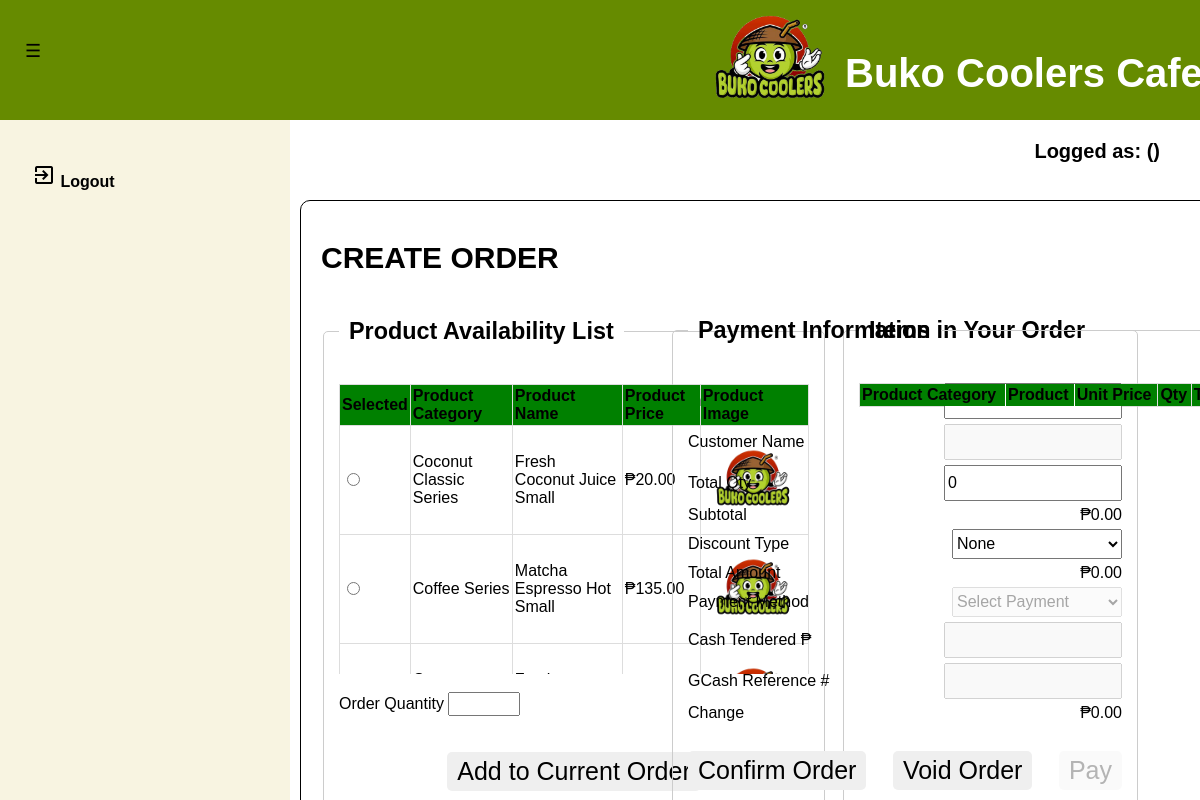
The page /order_create.php on the database its author committed.
### tables this page shows
CREATE TABLE `tbl_products_list` (
  `PK_PROD_LIST` int(11) NOT NULL,
  `PROD_CATEGORY` varchar(50) NOT NULL,
  `PROD_NAME` varchar(255) NOT NULL,
  `PROD_PRICE` decimal(10,2) NOT NULL,
  `PROD_STATUS` varchar(50) NOT NULL,
  `PROD_IMAGE` varchar(255) NOT NULL,
  `STATUS` varchar(25) NOT NULL DEFAULT 'ACTIVE',
  `PROD_TIMESTAMP` datetime NOT NULL DEFAULT current_timestamp()
);

### order_create.php (the view, shortened to what this page needs)
<?php
    include ('database_connection.php');
?>
<!DOCTYPE html>
    <head>
        <link rel="stylesheet" type="text/css" href="styles/dashboard.css">
        <link rel="stylesheet" type="text/css" href="styles/dataentry_style.css">
        <link rel="stylesheet" type="text/css" href="styles/dashboard_style.css">
        <link rel="stylesheet" type="text/css" href="styles/authentication_validation.css">
        <link rel="stylesheet" type="text/css" href="styles/index.css">
    </head>
    <body>
        <div class="main_container">
            <header>
                <div id="navleft" class="show_navleft">
                    <span class="toggle-btn" onclick="toggleNav()">&#9776;</span>
                </div>
                <div class="header-content">
                    <div class="header-left">
                        <img src="templates/designs/logo_nonbg.png" alt="Buko Coolers Logo" class="logo">
                        <h1>Buko Coolers Cafe</h1>
                    </div>
                </div>
            </header>
            <div id="sidenav" class="side_nav">
                <a href="logout_action.php" onclick="return confirm('Are you sure do you want to logout?');"><i class="material-icons">exit_to_app</i> Logout</a>
            </div>
        </div>
        <div class="form_container">
            <h1>CREATE ORDER</h1>
            <div class="user_form">
                <form class="user_data_entry" method="POST" action="">
                    <fieldset class="form_info_order2">
                        <legend><h3>Product Availability List</h3></legend>
                        <div class="form_row">
                            <br>
                            <div style="overflow-y: auto; height: 290px;">
                                <table class="prod_avail_list">
                                    <thead>
                                        <tr>
                                            <th>Selected</th>
                                            <th>Product Category</th>
                                            <th>Product Name</th>
                                            <th>Product Price</th>
                                            <th>Product Image</th>
                                        </tr>
                                    </thead>
                                    <tbody>
                                    <?php
                                        $show_available = "SELECT * FROM tbl_products_list WHERE PROD_STATUS = 'Available' AND STATUS = 'ACTIVE'";
                                        $exec_showavailable = mysqli_query($databaseconn, $show_available);
                                        while ($row = mysqli_fetch_assoc($exec_showavailable)){
                                            $ret_prodavail_cat = $row['PROD_CATEGORY'];
                                            $ret_prodavail_name = $row['PROD_NAME'];
                                            $ret_prodavail_price = $row['PROD_PRICE'];
                                            $ret_prodavail_image = $row['PROD_IMAGE'];
                                            echo "<tr>";
                                            echo "<td><input type='radio' class='itemsel' name='placeitem' value='{$row['PK_PROD_LIST']}' prod_data='{$row['PROD_NAME']}' price_data='{$row['PROD_PRICE']}'></option></td>";
                                            echo "<td>$ret_prodavail_cat</td>";
                                            echo "<td>$ret_prodavail_name</td>";
                                            echo "<td>₱$ret_prodavail_price</td>";
                                            echo "<td><img src='$ret_prodavail_image' width='100' height='100' alt='Image Error.'></td>";
                                            echo "</tr>";
                                        }
                                    ?>
                                    </tbody>
                                </table>
                            </div>
                        </div>
                        <br>
                        <div class="form_row">
                            <label for="ProdQty">Order Quantity</label>
                            <input type="number" name="order_qty" id="order_quantity" min="1" max="150" required value="<?php echo isset($_POST['order_qty']) ? $_POST['order_qty'] : ''; ?>">
                        </div>
                        <br>
                        <div class="form_buttons">
                            <button type="submit" id="itemadd_cart" name="save_ret">Add to Current Order</button>
                        </div>
                    </fieldset>
                </form>
            </div>
            <div class="order_cart">
                <fieldset class="form_info_order3">
                    <legend><h3>Items in Your Order</h3></legend>
                    <div class="form_row">
                        <div style="overflow-y: auto; width: 500px; height: 410px;">
                            <table class="order_item">
                                <thead>
                                    <tr>
                                        <th>Product Category</th>
                                        <th>Product</th>
                                        <th>Unit Price</th>
                                        <th>Qty</th>
                                        <th>Total Price</th>
                                    </tr>
                                </thead>
                                    <?php
                                        $QTY_TOTAL = 0;
                                        $SUBTOTAL = 0;
                                    ?>
                            </table>
                        </div>
                    </div>
                </fieldset>
            </div>
            <div class="pos_under">
                <fieldset class="form_info_order4">
                    <legend><h3>Payment Information</h3></legend>
                    <form method="POST" action="">
                        <div style="overflow-y: auto; height: 350px;">
                            <div class="form_row">
                                <label for="si_label">Invoice Number</label>
                            </div>
                            <div class="form_row">
                                <label for="si_label">Customer Name</label>
                                <input type="text" name="cust_name" id="customerfield" disabled>
                            </div>
                            <div class="form_row">
                                <label for="payqty">Total Qty</label>
                                <input type="text" name="total_order_qty" id="total_qty" value="<?php echo $QTY_TOTAL; ?>" readonly>
                            </div>
                            <div class="form_row">
                                <label for="paysub">Subtotal</label>
                                <span id="total_sub_display">₱<?php echo ($SUBTOTAL > 1000) ? number_format($SUBTOTAL, 2) : number_format($SUBTOTAL, 2); ?></span>
                            </div>
                            <div class="form_row">
                                <label for="paysub">Discount Type</label>
                                <select name="disc_type" id="disc_type" onchange="appdiscount()">
                                    <option value="None">None</option>
                                </select>
                            </div>
                            <div class="form_row">
                                <label for="paysub">Total Amount</label>
                                <span id="return_total_amt">₱0.00</span>
                            </div>
                            <div class="form_row">
                                <label for="paymethod">Payment Method</label>
                                <select name="payment_method" id="payment_method" required disabled>
                                    <option value="">Select Payment</option>
                                </select>
                            </div>
                            <div class="form_row">
                                <label for="paytender">Cash Tendered ₱</label>
                                <input type="number" name="tender_amount" id="paid_amount" required disabled oninput="cashchange()">
                            </div>
                            <div class="form_row">
                                <label for="gcashref">GCash Reference #</label>
                                <input type="text" name="gcash_refnum" id="ref_gcash" disabled>
                            </div>
                            <div class="form_row">
                                <label for="changetender">Change</label>
                                <span id="return_change_amount">₱0.00</span>
                            </div>
                        </div>
                        <br>
                        <div class="form_row">
                            <button type="submit" id="btnconfirm_order" name="order_confirmed">Confirm Order</button>
                            <button type="button" id="btnvoid_order" name="cancel_order">Void Order</button>
                            <button type="submit" id="btnpay_order" name="tender" disabled>Pay</button>
                        </div>
                    </form>
                </fieldset>
            </div>
        </div>
        <div class="header-right">
            <p>Logged as: <?php echo htmlspecialchars($return_username); ?> (<?php echo htmlspecialchars($return_role); ?>)</p>
    </body>
</html>

### styles/dataentry_style.css (style rules this page uses)
.form_container { position: fixed; top: 200px; left: 300px; padding: 20px; width: 80%; max-height: 650px; border: 1px solid #000; border-radius: 10px; }
.form_container h1 { text-align: left; font-size: 30px; font-weight: bold; margin-bottom: 20px; }
.form_container fieldset { border: 1px solid #ccc; border-radius: 5px; padding: 15px; margin-bottom: 20px; }
.form_container legend, .form_container_cat legend, .form_container_archive legend { font-weight: bold; padding: 0 10px; font-size: 20px; }
table, th, td { border:1px solid black; }
.form_buttons { display: flex; justify-content: flex-end; gap: 10px; }
.reset_btn, .confirm_deact, .return_prev, .take_action, .itemremove_cart, #itemadd_cart, #btnconfirm_order, #btnvoid_order, #btnpay_order { padding: 5px 10px; border: none; border-radius: 5px; font-size: 25px; cursor: pointer; }
.form_info_order2 { position: static; width: 470px; height: 500px; }
.form_info_order2 .form_row { position: relative; bottom: 18px; font-size: 16px; }
.form_info_order2 .form_row input { font-size: 16px; }
.form_info_order3 { position: absolute; width: 470px; left: 540px; top: 93px; height: 500px; }
.form_info_order3 table { text-align: center; }
.form_info_order3 .form_row { font-size: 16px; }
.pos_under { position: fixed; width: 470px; right: 60px; top: 294px; }
.pos_under input, .pos_under select { width: 170px; height: 30px; font-size: 16px; }
.form_info_order4 { height: 500px; }
.form_info_order4 .form_row { display: flex; justify-content: space-between; align-items: center; margin-bottom: 5px; font-size: 16px; }
.prod_avail_list { width: 100%; border-collapse: collapse; }
.order_item { width: 480px; border-collapse: collapse; }
.prod_avail_list thead th, .order_item thead th { position: sticky; top: 0; background-color: green; z-index: 3; border: 1px solid #ddd; }
.prod_avail_list th, .prod_avail_list td, .order_item th, .order_item td { border: 1px solid #ddd; padding: 2px; text-align: left; }

### styles/dashboard_style.css (style rules this page uses)
body, html { overflow-y: auto; overflow-x: hidden; margin: 0; padding: 0; font-family: Arial, sans-serif; background-color: white; height: 100%; }
header { justify-content: space-between; align-items: flex-start; background-color: #668b00; padding: 10px; color: white; height: 100px; width: 100%; }
.header-content { display: flex; justify-content: space-between; align-items: center; }
.header-left { display: flex; align-items: center; }
.header-left .logo { width: 150px; height: auto; margin-top: -60px; margin-left: 685px; margin-right: 0px; }
.header-left h1 { color: white; font-size: 40px; margin-top: 0px; }
.header-right { position: fixed; top: 120px; right: 40px; font-size: 20px; color: black; font-weight: bold; }
.side_nav { height: calc(100vh - 120px); width: 290px; position: fixed; top: 120px; left: 0; background-color: #F8F4E1; overflow-y: auto; overflow-x: hidden; transition: 0.5s; padding-top: 10px; display: flex; flex-direction: column; }
.side_nav a { padding: 33px 8px 8px 32px; text-decoration: none; font-size: 16px; color: black; display: block; transition: 0.5s; font-weight: bold; }
#navleft { width: 290px; transition: margin-left 0.5s; padding: 16px; }
.toggle-btn { position: fixed; top: 30px; left: -5px; z-index: 1; padding: 10px 30px; color: black; cursor: pointer; font-size: 18px; }

### styles/index.css (style rules this page uses)
.form_buttons { display: flex; justify-content:center; align-items: center; gap: 25px; }

### rows shown on the page
tbl_products_list: PROD_CATEGORY "Coconut Classic Series", PROD_NAME "Fresh Coconut Juice Small", PROD_PRICE "20.00", PROD_IMAGE (picture)
tbl_products_list: PROD_CATEGORY "Coffee Series", PROD_NAME "Matcha Espresso Hot Small", PROD_PRICE "135.00", PROD_IMAGE (picture)
tbl_products_list: PROD_IMAGE (picture)

### other values the page prints
$SUBTOTAL "0.00"
